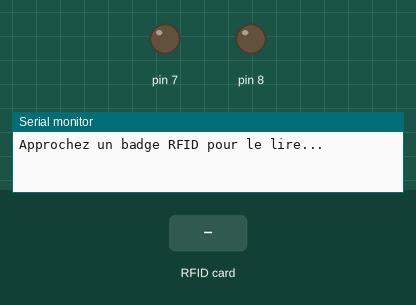
Bench run of a sketch on a simulated Arduino Uno, built with avr-gcc and run on an emulated ATmega328P. On the bench: output pins drawn as LEDs (lit = HIGH), the last lines printed to the serial monitor. Inputs (shaded band) come from the test bench. Pins used as bus, display or sensor lines are not drawn.

Above: at 1.2 s.
1.3 s: RFID card 60 7D 73 30 held to the reader
At 1.6 s:
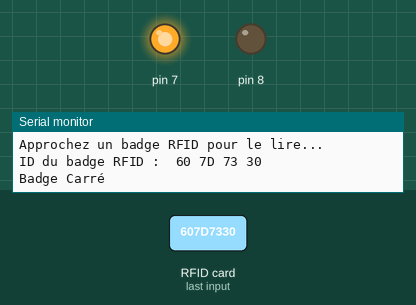
5.8 s: RFID card 5E 7A 19 C4 held to the reader
At 9.2 s:
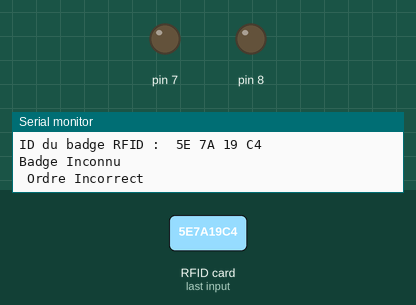
Timing chart, 0 to 10.7 s (numbered marks = the images above; inputs shaded):
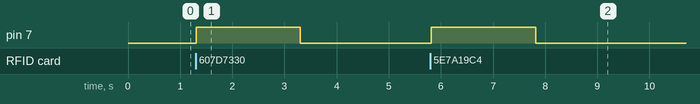

Measured:
- after the input at 1.3 s, pin 7: LOW → HIGH at once, → LOW 2.0 s later
- after the input at 5.8 s, pin 7: LOW → HIGH at once, → LOW 2.0 s later

The sketch:

RFID_Arduino.ino
```cpp
#include <SPI.h>
#include <MFRC522.h>

/*
Titre : RFID TEST OUVERTURE
Descrition: Permet de lire des badge (Badge rond et carré défini au debut) si les badges sont passé dans l'ordre R C R R C on peut sortir, sinon on reste enfermé
Noms : Lylou BALLAND & Léane MOUGIN
Date création : 16/01/24
Date dernière modif: 16/01/24
*/

#define SS_PIN 10  // Broche du Slave Select (SS) du module RC522
#define RST_PIN 9  // Broche de reset du module RC522

MFRC522 mfrc522(SS_PIN, RST_PIN);

void setup() {
  Serial.begin(9600); // Initialiser la communication série
  SPI.begin();        // Initialiser la communication SPI
  mfrc522.PCD_Init(); // Initialiser le module RC522
  pinMode(7, OUTPUT);
  pinMode(8, OUTPUT);

  Serial.println("Approchez un badge RFID pour le lire...");
}

// Faire les tests pour avoir la suite R C R R C  --------------------------------------------------------------------------------------------------------

byte carreID[] = {0x60, 0x7D, 0x73, 0x30};
byte rondID[] = {0x5A, 0x88, 0x92, 0x7F};
int sequence[] = {1, 0, 1, 1, 0}; // 1 pour rond, 0 pour carré
int sequenceIndex = 0;

void loop() {
  // Vérifier la présence d'un badge RFID --------------------------------------------------------------------------------------------------------
  if (mfrc522.PICC_IsNewCardPresent() && mfrc522.PICC_ReadCardSerial()) {
    Serial.print("ID du badge RFID : ");

    // Afficher l'identifiant du badge --------------------------------------------------------------------------------------------------------
    for (byte i = 0; i < mfrc522.uid.size; i++) {
      Serial.print(mfrc522.uid.uidByte[i] < 0x10 ? " 0" : " ");
      Serial.print(mfrc522.uid.uidByte[i], HEX);
    }

    // Vérifier si l'ID correspond à celui du badge carré --------------------------------------------------------------------------------------------------------
    if (compareID(mfrc522.uid.uidByte, carreID)) {
      Serial.println("\nBadge Carré");
    }
    // Vérifier si l'ID correspond à celui du badge rond --------------------------------------------------------------------------------------------------------
    else if (compareID(mfrc522.uid.uidByte, rondID)) {
      Serial.println("\nBadge Rond");
    } else {
      Serial.println("\nBadge Inconnu");
    }
    // Vérifier si l'ID correspond à celui de la séquence actuelle --------------------------------------------------------------------------------------------------------
    if (compareID(mfrc522.uid.uidByte, sequence[sequenceIndex] == 1 ? rondID : carreID)) {
      Serial.println("\n Ordre Correct");

      // Passer à la prochaine étape de la séquence --------------------------------------------------------------------------------------------------------
      sequenceIndex++;

      // Si la séquence est complète, afficher le message approprié  --------------------------------------------------------------------------------------------------------
      if (sequenceIndex == 5) {
          digitalWrite(8, HIGH);
          delay(2000); // Wait for 2000 millisecond(s)
          digitalWrite(8, LOW);
        Serial.println("\n Vous pouvez sortir ! \n");
        sequenceIndex = 0; // Réinitialiser la séquence
      }
    } else {
        digitalWrite(7, HIGH);
        delay(2000); // Wait for 2000 millisecond(s)
        digitalWrite(7, LOW);
      Serial.println("\n Ordre Incorrect");
      sequenceIndex = 0; // Réinitialiser la séquence en cas de badge incorrect
    }
    delay(1000); // Délai pour éviter la détection continue du même badge
  }

  mfrc522.PICC_HaltA(); // Arrêter la communication avec le badge actuel
  mfrc522.PCD_StopCrypto1(); // Arrêter le chiffrement
}

// Fonction pour comparer deux tableaux d'octets (byte) --------------------------------------------------------------------------------------------------------
bool compareID(byte* ID1, byte* ID2) {
  for (int i = 0; i < 4; i++) {
    if (ID1[i] != ID2[i]) {
      return false; // Les ID ne correspondent pas
    }
  }
  return true; // Les ID correspondent
}
```
